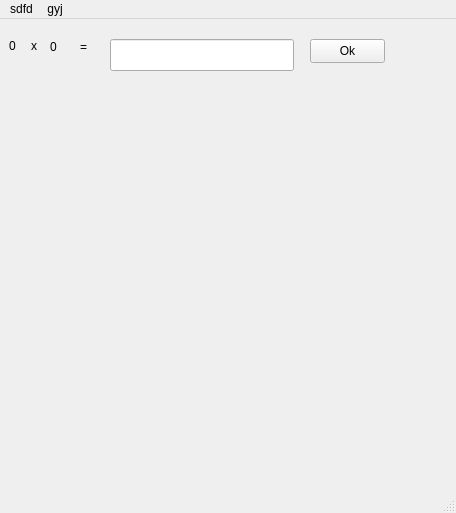
<?xml version="1.0" encoding="UTF-8"?>
<ui version="4.0">
 <class>MainWindow</class>
 <widget class="QMainWindow" name="MainWindow">
  <property name="geometry">
   <rect>
    <x>0</x>
    <y>0</y>
    <width>456</width>
    <height>513</height>
   </rect>
  </property>
  <property name="windowTitle">
   <string>MainWindow</string>
  </property>
  <property name="styleSheet">
   <string notr="true"/>
  </property>
  <widget class="QWidget" name="centralwidget">
   <widget class="QLabel" name="number1">
    <property name="geometry">
     <rect>
      <x>9</x>
      <y>9</y>
      <width>16</width>
      <height>36</height>
     </rect>
    </property>
    <property name="styleSheet">
     <string notr="true">font: 700 20pt &quot;Segoe UI&quot;;</string>
    </property>
    <property name="text">
     <string>0</string>
    </property>
   </widget>
   <widget class="QLabel" name="label_2">
    <property name="geometry">
     <rect>
      <x>31</x>
      <y>9</y>
      <width>16</width>
      <height>36</height>
     </rect>
    </property>
    <property name="styleSheet">
     <string notr="true">font: 700 20pt &quot;Segoe UI&quot;;</string>
    </property>
    <property name="text">
     <string>x</string>
    </property>
   </widget>
   <widget class="QLabel" name="number2">
    <property name="geometry">
     <rect>
      <x>50</x>
      <y>10</y>
      <width>21</width>
      <height>36</height>
     </rect>
    </property>
    <property name="styleSheet">
     <string notr="true">font: 700 20pt &quot;Segoe UI&quot;;</string>
    </property>
    <property name="text">
     <string>0</string>
    </property>
   </widget>
   <widget class="QLabel" name="label_4">
    <property name="geometry">
     <rect>
      <x>80</x>
      <y>10</y>
      <width>19</width>
      <height>36</height>
     </rect>
    </property>
    <property name="styleSheet">
     <string notr="true">font: 700 20pt &quot;Segoe UI&quot;;</string>
    </property>
    <property name="text">
     <string>=</string>
    </property>
   </widget>
   <widget class="QLineEdit" name="lineEdit">
    <property name="geometry">
     <rect>
      <x>110</x>
      <y>20</y>
      <width>184</width>
      <height>32</height>
     </rect>
    </property>
    <property name="styleSheet">
     <string notr="true">font: 14pt &quot;Segoe UI&quot;;</string>
    </property>
   </widget>
   <widget class="QPushButton" name="pushButton">
    <property name="geometry">
     <rect>
      <x>310</x>
      <y>20</y>
      <width>75</width>
      <height>24</height>
     </rect>
    </property>
    <property name="text">
     <string>Ok</string>
    </property>
   </widget>
  </widget>
  <widget class="QMenuBar" name="menubar">
   <property name="geometry">
    <rect>
     <x>0</x>
     <y>0</y>
     <width>456</width>
     <height>21</height>
    </rect>
   </property>
   <widget class="QMenu" name="menusdfd">
    <property name="title">
     <string>sdfd</string>
    </property>
   </widget>
   <widget class="QMenu" name="menugyj">
    <property name="title">
     <string>gyj</string>
    </property>
    <addaction name="actionvlbui"/>
   </widget>
   <addaction name="menusdfd"/>
   <addaction name="menugyj"/>
  </widget>
  <widget class="QStatusBar" name="statusbar"/>
  <action name="actionvlbui">
   <property name="text">
    <string>vlbui</string>
   </property>
  </action>
 </widget>
 <resources/>
 <connections/>
</ui>
